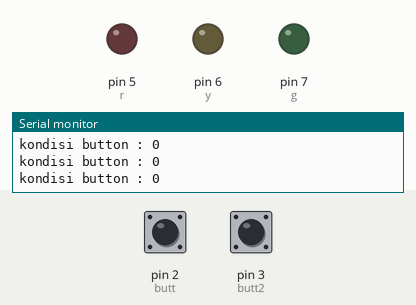
Recording of a sketch running on a simulated Arduino Uno, built with avr-gcc and run on an emulated ATmega328P. On the bench: output pins drawn as LEDs (lit = HIGH), the last lines printed to the serial monitor. The inputs (shaded band) are chosen by the test bench; at power-on: pin 2 (butt) LOW, pin 3 (butt2) LOW.

Above: at 1.2 s.
1.3 s: pin 2 (butt) pulled HIGH for 0.15 s
At 1.39 s:
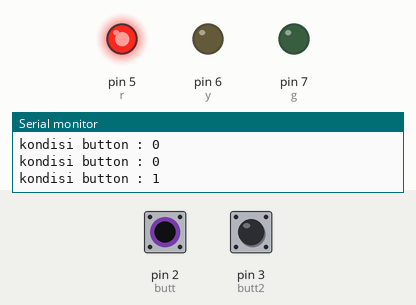
2.9 s: pin 2 (butt) pulled HIGH for 3.2 s
At 6.5 s:
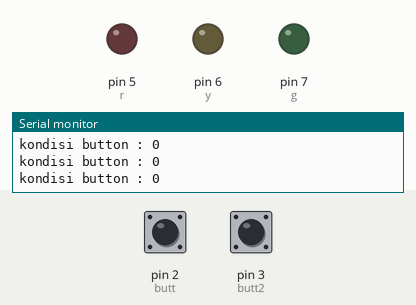
9.1 s: pin 3 (butt2) pulled HIGH for 3.2 s
At 9.8 s:
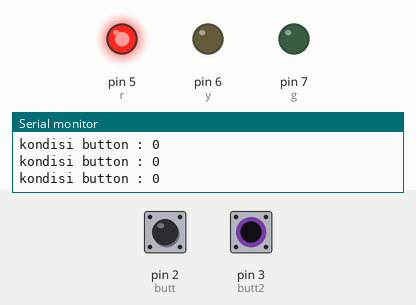
Timing chart, 0 to 13.8 s (numbered marks = the images above; inputs shaded):
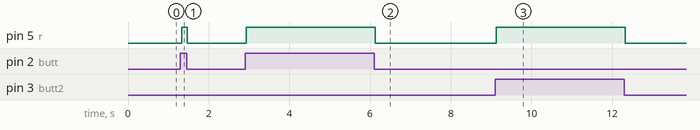

Measured:
- after the input at 1.3 s, pin 5 (r): LOW → HIGH at once, → LOW 0.15 s later
- after the input at 2.9 s, pin 5 (r): LOW → HIGH at once, → LOW 3.2 s later
- after the input at 9.1 s, pin 5 (r): LOW → HIGH at once, → LOW 3.2 s later

The sketch:

1.FUNGSI_OR_BUTTON.ino
```cpp
//Inisialisasi pembuatan variable
//BUTTON
int butt = 2;
int butt2 = 3;
int butt3 = 4;
//LED
int r=5;
int y=6;
int g=7;
int x=1000;


void setup() {
//SERIAL SETTING PIN
 Serial.begin(9600);
 pinMode(r,OUTPUT);
 pinMode(y,OUTPUT);
 pinMode(g,OUTPUT);
 pinMode(butt,INPUT);
 pinMode(butt2,INPUT);
 pinMode(butt3,INPUT);
 }

void loop() {
   //prgram yang akan dijalankan berulang ulang
   //BACA DATA
   int kondisi = digitalRead (butt);
   int kondisi2 = digitalRead (butt2);
   //int kondisi3 = digitalRead (butt3);//
   //SERIAL PRINT
   Serial.print("kondisi button : ");
   Serial.println(kondisi);

   //LOGIKA
   //START BUTTON 1
   if(kondisi ==1 or kondisi2 == 1){digitalWrite(r, HIGH);}else{digitalWrite(r, LOW);}

   //STOP BUTTON 1


}
```
